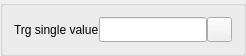
   <widget class="QGroupBox" name="groupBox">
    <property name="geometry">
     <rect>
      <x>10</x>
      <y>150</y>
      <width>191</width>
      <height>101</height>
     </rect>
    </property>
    <property name="styleSheet">
     <string notr="true"/>
    </property>
    <property name="title">
     <string/>
    </property>
    <property name="alignment">
     <set>Qt::AlignJustify|Qt::AlignVCenter</set>
    </property>
    <layout class="QHBoxLayout" name="horizontalLayout">
     <property name="spacing">
      <number>0</number>
     </property>
     <property name="sizeConstraint">
      <enum>QLayout::SetFixedSize</enum>
     </property>
     <item>
      <widget class="QLabel" name="label">
       <property name="text">
        <string>Trg single value</string>
       </property>
      </widget>
     </item>
     <item>
      <widget class="QLineEdit" name="LE_trg_single_val">
       <property name="minimumSize">
        <size>
         <width>0</width>
         <height>25</height>
        </size>
       </property>
       <property name="maximumSize">
        <size>
         <width>16777215</width>
         <height>25</height>
        </size>
       </property>
       <property name="styleSheet">
        <string notr="true"/>
       </property>
      </widget>
     </item>
     <item>
      <widget class="QPushButton" name="TRG_single_val_cmd">
       <property name="minimumSize">
        <size>
         <width>25</width>
         <height>25</height>
        </size>
       </property>
       <property name="maximumSize">
        <size>
         <width>25</width>
         <height>25</height>
        </size>
       </property>
       <property name="cursor">
        <cursorShape>PointingHandCursor</cursorShape>
       </property>
       <property name="styleSheet">
        <string notr="true"/>
       </property>
       <property name="text">
        <string/>
       </property>
       <property name="icon">
        <iconset resource="skins.qrc">
         <normaloff>:/skins/img_235563.png</normaloff>:/skins/img_235563.png</iconset>
       </property>
       <property name="iconSize">
        <size>
         <width>20</width>
         <height>20</height>
        </size>
       </property>
      </widget>
     </item>
    </layout>
   </widget>
